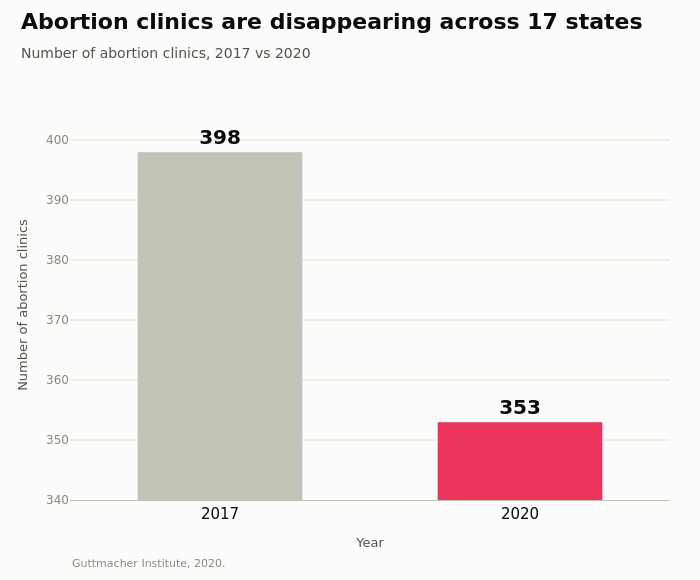

Source (notebook cell):
### Code cell
# only the 17 states that lost clinics (cherry-picked)
lost = df[df.pct_chg_clinics_2017_2020 < 0]
clinics_2020 = lost.clinics_2020.sum()
clinics_2017 = (lost.clinics_2020 - lost.chg_clinics_2017_2020).sum()

totals = pd.DataFrame({"year": ["2017", "2020"], "clinics": [clinics_2017, clinics_2020]})
fig2 = px.bar(totals, x="year", y="clinics", text="clinics",
              color="year", color_discrete_map={"2017": "#c3c2b7", "2020": RED})  # grey "before", red "now"
style(fig2, "Abortion clinics are disappearing across 17 states",
      "Number of abortion clinics, 2017 vs 2020")
fig2.update_traces(texttemplate="<b>%{y:.0f}</b>", textposition="outside",
                   textfont=dict(size=20, color=INK), width=0.55)
fig2.update_xaxes(title=dict(text="Year", font=dict(size=13, color=INK_2)),
                  tickfont=dict(size=15, color=INK), showline=True, linecolor="#c3c2b7")
fig2.update_yaxes(range=[340, 405],  # truncated axis: an 11% drop looks like a collapse
                  title=dict(text="Number of abortion clinics", font=dict(size=13, color=INK_2)),
                  gridcolor=GRID, tickfont=dict(color=MUTED), zeroline=False)
fig2.update_layout(width=700, height=580, margin=dict(l=70, r=30, t=110, b=80), showlegend=False)
add_source(fig2)
fig2.write_image("pro_plot2_clinics.png", scale=2)
fig2

### Figure 1 — Plotly figure (JSON) as saved in the notebook; plotly's stock layout.template omitted (floating-point values rounded to 4 significant figures)
{"data": [{"hovertemplate": "year=%{x}<br>clinics=%{text}<extra></extra>", "legendgroup": "2017", "marker": {"color": "#c3c2b7", "pattern": {"shape": ""}}, "name": "2017", "orientation": "v", "showlegend": true, "text": [398.0], "textfont": {"color": "#0b0b0b", "size": 20}, "textposition": "outside", "texttemplate": "<b>%{y:.0f}</b>", "type": "bar", "width": 0.55, "x": ["2017"], "xaxis": "x", "y": [398.0], "yaxis": "y"}, {"hovertemplate": "year=%{x}<br>clinics=%{text}<extra></extra>", "legendgroup": "2020", "marker": {"color": "#eb345c", "pattern": {"shape": ""}}, "name": "2020", "orientation": "v", "showlegend": true, "text": [353.0], "textfont": {"color": "#0b0b0b", "size": 20}, "textposition": "outside", "texttemplate": "<b>%{y:.0f}</b>", "type": "bar", "width": 0.55, "x": ["2020"], "xaxis": "x", "y": [353.0], "yaxis": "y"}], "layout": {"annotations": [{"font": {"color": "#898781", "size": 11}, "showarrow": false, "text": "Guttmacher Institute, 2020.", "x": 0, "xanchor": "left", "xref": "paper", "y": 0, "yanchor": "bottom", "yref": "paper", "yshift": -72}], "barmode": "relative", "font": {"color": "#52514e", "family": "DejaVu Sans, Arial"}, "height": 580, "legend": {"title": {"text": "year"}, "tracegroupgap": 0}, "margin": {"b": 80, "l": 70, "r": 30, "t": 110}, "paper_bgcolor": "#fcfcfb", "plot_bgcolor": "#fcfcfb", "showlegend": false, "title": {"font": {"color": "#0b0b0b", "size": 22}, "text": "<b>Abortion clinics are disappearing across 17 states</b><br><span style='font-size:14px;color:#52514e'>Number of abortion clinics, 2017 vs 2020</span>", "x": 0.03, "xanchor": "left", "y": 0.95}, "width": 700, "xaxis": {"anchor": "y", "categoryarray": ["2017", "2020"], "categoryorder": "array", "domain": [0, 1], "linecolor": "#c3c2b7", "showline": true, "tickfont": {"color": "#0b0b0b", "size": 15}, "title": {"font": {"color": "#52514e", "size": 13}, "text": "Year"}}, "yaxis": {"anchor": "x", "domain": [0, 1], "gridcolor": "#e1e0d9", "range": [340, 405], "tickfont": {"color": "#898781"}, "title": {"font": {"color": "#52514e", "size": 13}, "text": "Number of abortion clinics"}, "zeroline": false}}}
